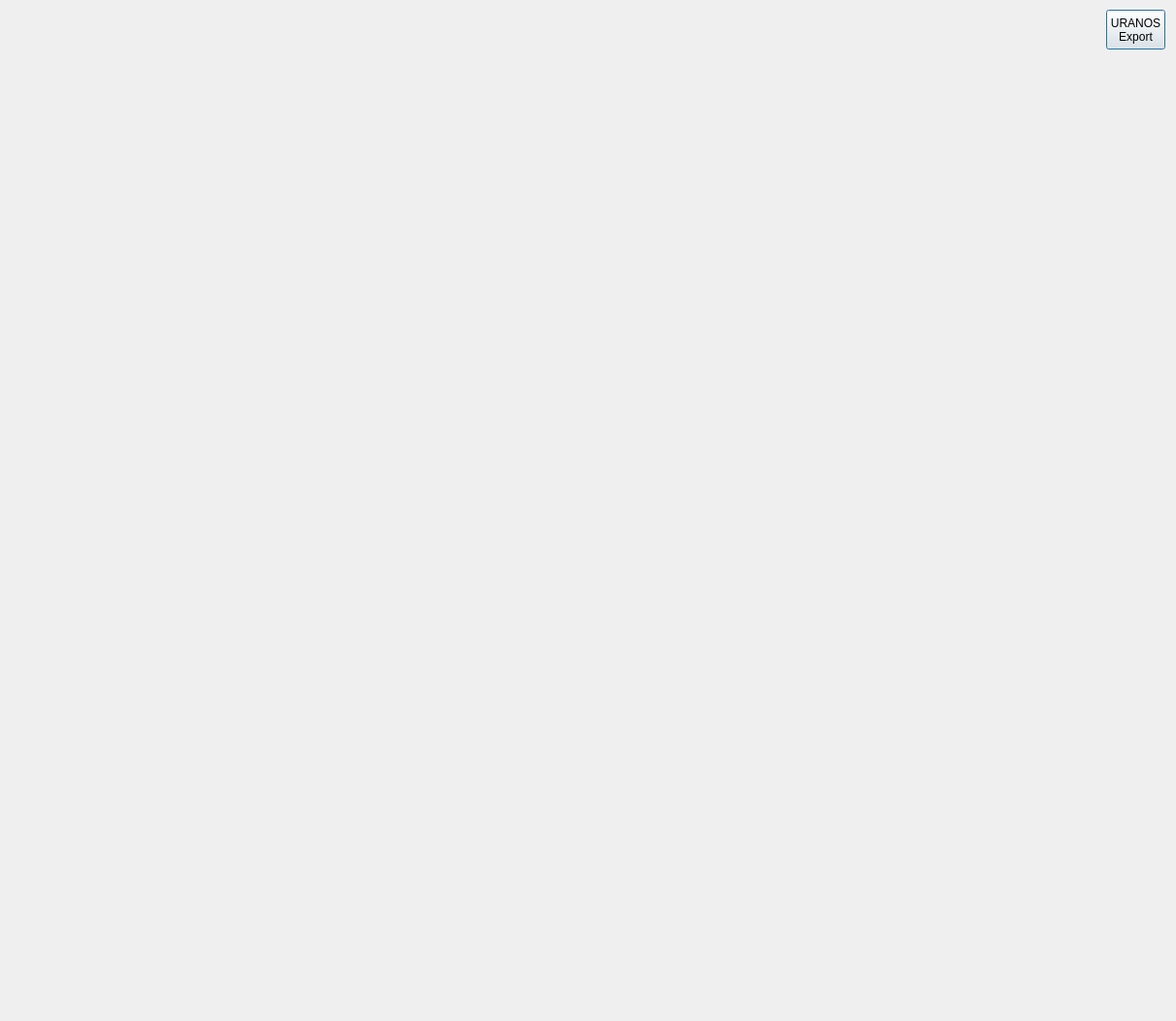
<?xml version="1.0" encoding="UTF-8"?>
<ui version="4.0">
 <class>VisualizationEnlarge</class>
 <widget class="QDialog" name="VisualizationEnlarge">
  <property name="geometry">
   <rect>
    <x>0</x>
    <y>0</y>
    <width>1212</width>
    <height>1052</height>
   </rect>
  </property>
  <property name="maximumSize">
   <size>
    <width>1250</width>
    <height>1052</height>
   </size>
  </property>
  <property name="windowTitle">
   <string>Enlarged Visualization</string>
  </property>
  <widget class="QCustomPlot" name="customPlot" native="true">
   <property name="geometry">
    <rect>
     <x>0</x>
     <y>0</y>
     <width>1211</width>
     <height>1052</height>
    </rect>
   </property>
   <property name="maximumSize">
    <size>
     <width>1250</width>
     <height>1052</height>
    </size>
   </property>
   <widget class="QPushButton" name="pushButtonPNG">
    <property name="geometry">
     <rect>
      <x>1140</x>
      <y>10</y>
      <width>61</width>
      <height>41</height>
     </rect>
    </property>
    <property name="text">
     <string>URANOS
Export</string>
    </property>
   </widget>
  </widget>
 </widget>
 <customwidgets>
  <customwidget>
   <class>QCustomPlot</class>
   <extends>QWidget</extends>
   <header>qcustomplot.h</header>
   <container>1</container>
  </customwidget>
 </customwidgets>
 <resources/>
 <connections/>
 <slots>
  <signal>cursorX(float)</signal>
  <signal>on_VisualizationEnlarge_cursorX(float)</signal>
 </slots>
</ui>
